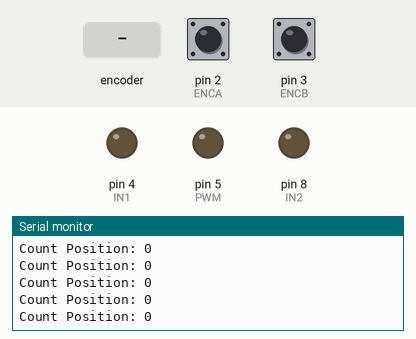
Simulated run of this sketch. Board: Arduino Uno, built with avr-gcc and run on an emulated ATmega328P. On the bench: output pins drawn as LEDs (lit = HIGH), the last lines printed to the serial monitor. Inputs (shaded band) come from the test bench; at power-on: pin 2 (ENCA) HIGH, pin 3 (ENCB) HIGH.

Above: at 1.2 s.
1.3 s: rotary encoder on pin 2 (ENCA) / pin 3 (ENCB) turned 1 step (first pin leading)
At 2.4 s:
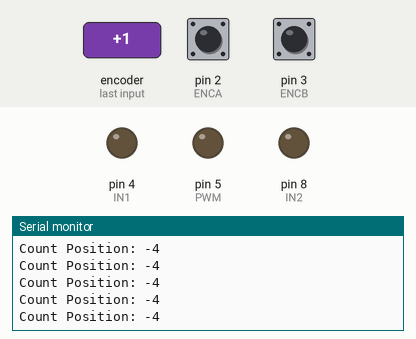
4.5 s: rotary encoder on pin 2 (ENCA) / pin 3 (ENCB) turned 3 steps (first pin leading)
At 5.1 s:
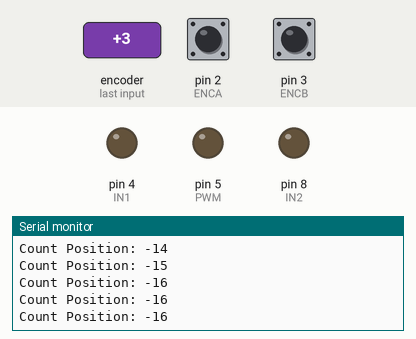
Timing chart, 0 to 7.5 s (numbered marks = the images above; inputs shaded):
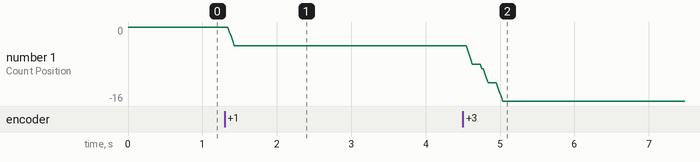

Measured:
- after the input at 1.3 s, the serial monitor: prints a new line after 0.06 s (image 1)
- after the input at 4.5 s, the serial monitor: prints a new line after 0.07 s (image 2)
- plotted number 1: 0 → -4 after the input at 1.3 s, -4 → -16 after the input at 4.5 s

The sketch:

b03_enc_double_int_change.ino
```cpp
// This alternate version of the code does not require
// atomic.h. Instead, interrupts() and noInterrupts()
// are used. Please use this code if your
// platform does not support ATOMIC_BLOCK.

// CONCLUSION
// B01 (DOUBLE - RASING (1 TIME )) -- 330 COUNT = 360 DEGREE
// B02 (DOUBLE - RASING / FAILING (2 TIME )) -- 660 COUNT = 360 DEGREE
// B03 /B05  (DOUBLE - CHANGE (4 TIME )) -- 1320 COUNT = 360 DEGREE

#include <SPI.h>
#include <SD.h>

#define ENCA 2 // GREEN
#define ENCB 3 // YELLOW
#define PWM 5
#define IN2 8 // BLACK
#define IN1 4 // WHITE

volatile int posi = 0;

void setup() {
  Serial.begin(9600);
  pinMode(ENCA,INPUT);
  pinMode(ENCB,INPUT);
  attachInterrupt(digitalPinToInterrupt(ENCA),readEncoderA, CHANGE);
  attachInterrupt(digitalPinToInterrupt(ENCB),readEncoderB, CHANGE);

  pinMode(PWM,OUTPUT);
  pinMode(IN1,OUTPUT);
  pinMode(IN2,OUTPUT);

  // Serial.println("target pos");

  while (!Serial) {
    // wait for serial port to connect
  }
}

void loop() {
	Serial.print("Count Position: ");
	Serial.println(posi);
}

void readEncoderA(){
	int a = digitalRead(ENCA);
  int b = digitalRead(ENCB);

  if(a == 0){
    if(b == 0){
			posi++;
		}else{
			posi--;
		}
  }
  else{
    if(b == 0){
			posi--;
		}else{
			posi++;
		}
  }
}

void readEncoderB(){
  int a = digitalRead(ENCA);
	int b = digitalRead(ENCB);

  if(b == 0){
    if(a == 0){
			posi--;
		}else{
			posi++;
		}
  }
  else{
    if(a == 0){
			posi++;
		}else{
			posi--;
		}
  }
}
```
